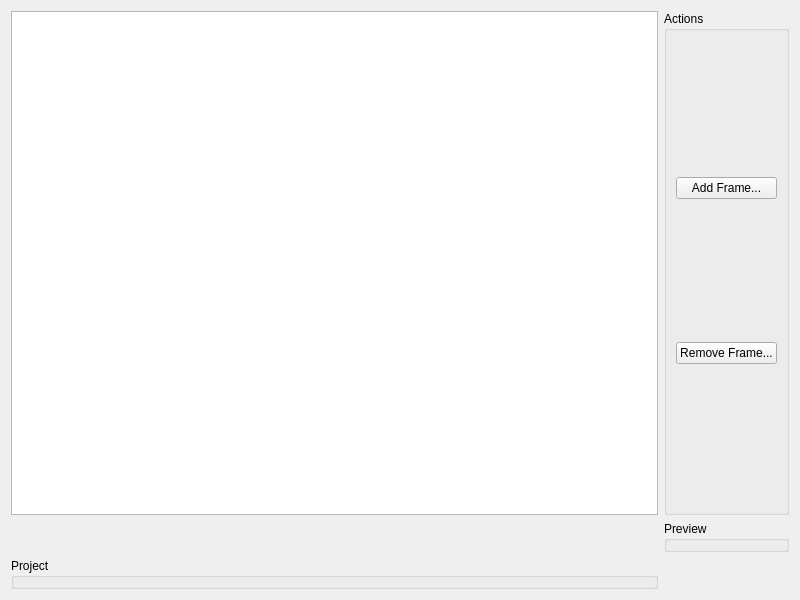
<?xml version="1.0" encoding="UTF-8"?>
<ui version="4.0">
 <class>TTTProjectForm</class>
 <widget class="QWidget" name="TTTProjectForm">
  <property name="geometry">
   <rect>
    <x>0</x>
    <y>0</y>
    <width>800</width>
    <height>600</height>
   </rect>
  </property>
  <property name="sizePolicy">
   <sizepolicy hsizetype="Expanding" vsizetype="Expanding">
    <horstretch>0</horstretch>
    <verstretch>0</verstretch>
   </sizepolicy>
  </property>
  <property name="windowTitle">
   <string>Form</string>
  </property>
  <layout class="QGridLayout" name="gridLayout">
   <item row="0" column="0">
    <widget class="QTableView" name="tableView"/>
   </item>
   <item row="0" column="1">
    <widget class="QGroupBox" name="butonGroupBox">
     <property name="title">
      <string>Actions</string>
     </property>
     <layout class="QVBoxLayout" name="verticalLayout">
      <item>
       <widget class="QPushButton" name="addFrameButton">
        <property name="text">
         <string>Add Frame...</string>
        </property>
       </widget>
      </item>
      <item>
       <widget class="QPushButton" name="pushButton_2">
        <property name="text">
         <string>Remove Frame...</string>
        </property>
       </widget>
      </item>
     </layout>
    </widget>
   </item>
   <item row="3" column="0">
    <widget class="QGroupBox" name="projectGroupBox">
     <property name="title">
      <string>Project</string>
     </property>
    </widget>
   </item>
   <item row="2" column="1">
    <widget class="QGroupBox" name="previewGroupBox">
     <property name="title">
      <string>Preview</string>
     </property>
    </widget>
   </item>
  </layout>
  <action name="actionAddFrame">
   <property name="text">
    <string>Add Frame</string>
   </property>
   <property name="toolTip">
    <string>Add New Frame</string>
   </property>
   <property name="shortcut">
    <string>Ctrl+I</string>
   </property>
  </action>
  <action name="actionRemoveFrame">
   <property name="text">
    <string>Remove Frame</string>
   </property>
   <property name="toolTip">
    <string>Remove Frame</string>
   </property>
   <property name="shortcut">
    <string>Ctrl+D</string>
   </property>
  </action>
  <action name="actionFrameUp">
   <property name="text">
    <string>Up</string>
   </property>
   <property name="toolTip">
    <string>Move Frame Up</string>
   </property>
   <property name="shortcut">
    <string>Ctrl+Up</string>
   </property>
  </action>
  <action name="actionFrameDown">
   <property name="text">
    <string>Down</string>
   </property>
   <property name="shortcut">
    <string>Ctrl+Down</string>
   </property>
  </action>
 </widget>
 <resources/>
 <connections/>
</ui>
